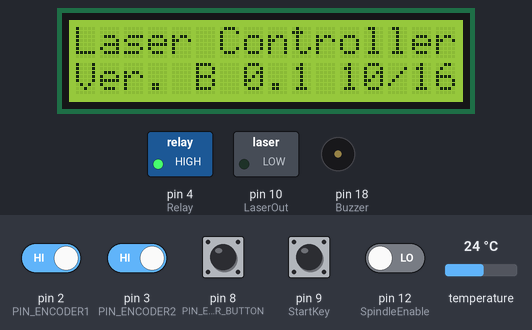
Bench run of a sketch on a simulated Arduino Uno, built with avr-gcc and run on an emulated ATmega328P. Parts: 16×2 character LCD, switched loads named in the sketch (green lamp = pin HIGH), buzzer (waves = sounding, pin HIGH). The test bench sets the inputs (shaded band); at power-on: pin 2 (PIN_ENCODER1), pin 3 (PIN_ENCODER2), pin 8 (PIN_ENCODER_BUTTON), pin 9 (StartKey) HIGH, pin 12 (SpindleEnable) LOW, temperature 24 °C. What the sketch prints to the serial monitor is not drawn.

Above: at 1.2 s.
1.3 s: pin 9 (StartKey) pulled LOW for 3.2 s
At 4.1 s:
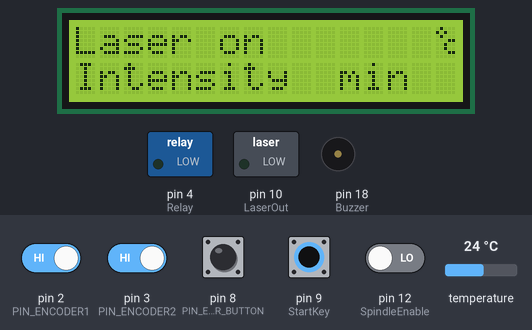
6.0 s: pin 2 (PIN_ENCODER1) driven LOW
At 6.6 s:
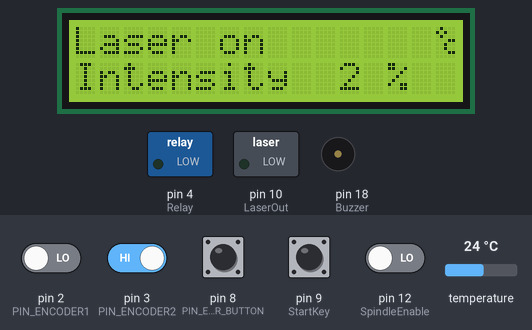
7.5 s: temperature set to 12 °C
At 9.1 s:
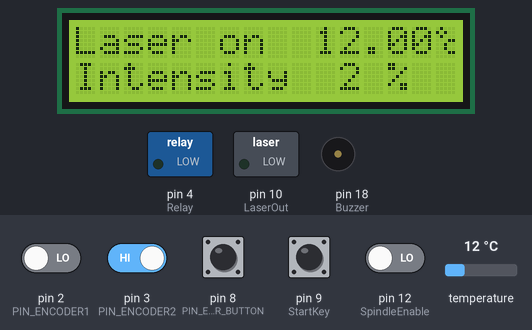
9.4 s: pin 3 (PIN_ENCODER2) driven LOW
At 10.4 s:
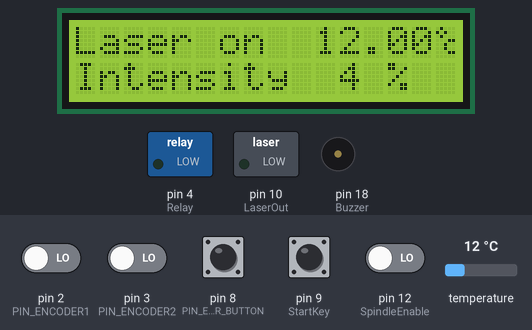
10.9 s: temperature set to 19 °C
At 11.3 s:
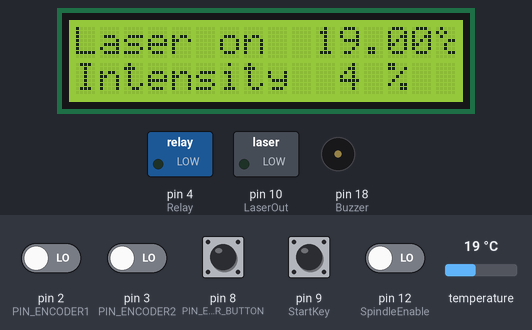
12.5 s: pin 2 (PIN_ENCODER1) driven HIGH
At 12.8 s:
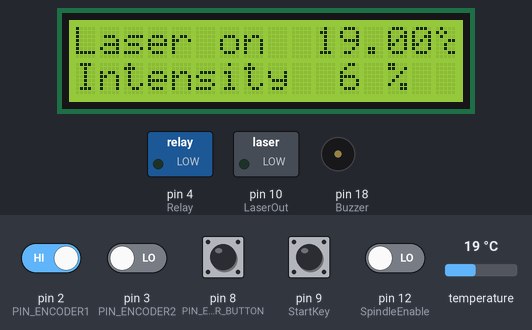
Timing chart, 0 to 15.0 s (numbered marks = the images above; inputs shaded):
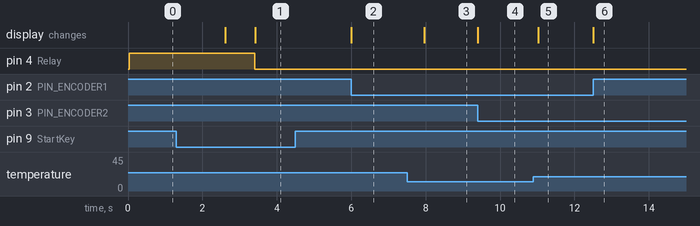

The sketch:

LaserControl.ino
```cpp
// ------------------------------------------------------------------------------------------------------------
//
//                                                 ----------------
//                                          L A S E R   C O N T R O L L E R
//                                                 ----------------
//
//    Arduino UNO
//
//    Démarrage power supply par clé
//    Contrôle de la puissance
//    Affichage de la température du laser
//    Gestion surchauffe laser
//    fonction Focus ou passe la main à la cnc
//    Arrêt d'urgence
//
//    Guy Dechamps
//    gdechamps@hotmail.com
//
//
// ------------------------------------------------------------------------------------------------------------
#define Version "B 0.1"
#define Date "10/16"


// ------------------------------------------------------------------------------------------------------------
//                                                LIBRARIES
// ------------------------------------------------------------------------------------------------------------
#include <LiquidCrystal.h>
#include "Thermometre.h"
#include "RotaryActuator.h"

// ------------------------------------------------------------------------------------------------------------
//                                            PIN ASSIGNATION
// ------------------------------------------------------------------------------------------------------------
//         DIGITAL -----------
//         libre ...         0
#define   PIN_ENCODER_BUTTON   8                                         // push button switch
#define   PIN_ENCODER1         2
#define   PIN_ENCODER2         3                                         // .. 2/3 are special pins
#define   Relay           4
#define   FeedHold        5
#define   lcdRS           6
#define   lcdEN           7
#define   StepperEnable   8
#define   StartKey        9
#define   LaserOut       10                                         // Timer 1 "B" output: OC1B
//         libre ...        11
#define   SpindleEnable  12
#define   PIN_ONEWIRE_BUS 13

//         ANALOGIQUE ----------
#define   lcdD4          14
#define   lcdD5          15
#define   lcdD6          16
#define   lcdD7          17
#define   Buzzer         18

// ------------------------------------------------------------------------------------------------------------
//                                                OTHER DEFINES
// ------------------------------------------------------------------------------------------------------------
#define TEMPERATURE_ALARM 27
#define DELAY_ACCUEIL 2500

// ------------------------------------------------------------------------------------------------------------
//                                              Variables
// ------------------------------------------------------------------------------------------------------------
Thermometre* Th1;

RotaryActuator* Ra1;

LiquidCrystal lcd(lcdRS, lcdEN, lcdD4, lcdD5, lcdD6, lcdD7);


const long     TIMER1_OCR1A_Setting = 16000000L / 700L;

// Flags
boolean         EncoderSwitch_flag;
boolean         StartKey_flag;
boolean         SpindleEnable_flag;
boolean         StepperEnable_flag;
boolean         LcdAccueilMenu_flag = true;
boolean         LcdStartMenu_flag = false;
boolean         LcdStartMenuL2_flag = true;
boolean         LcdMainMenu_flag = false;
boolean         LcdGrblMenu_flag = false;
boolean         KeyOn_flag = false;
boolean         Percent_flag = false;
boolean         Temperature_flag = false;
boolean         Laser_flag = false;
boolean         LaserOn_flag = true;
boolean         LaserOff_flag = true;
boolean         RotaryInUse_flag = false;
boolean         TemperatureAlarm_flag = false;

int             lastMSB = 0;
int             lastLSB = 0;
unsigned int    Val = 0;
volatile int    lastEncoded = 0;
byte            Duty = 12;
long            Percent = 0;                                        // Percent and PercentTemp =!
long            PercentTemp = 1;                                    // .. for the first lcd print
long            lastencoderValue = 0;
long            coder = 0;
unsigned long   currentMillis;
unsigned long   previousMillis;
unsigned long   previousMillisRotary = 0;
unsigned long   previousMillisDebounce;
volatile long   encoderValue = 0;

bool LaserStatus = false;
bool OldLaserStatus = false;

// ------------------------------------------------------------------------------------------------------------
//                                                 SETUP
// ------------------------------------------------------------------------------------------------------------
void setup() {
  Serial.begin(115200);
  Serial.println("setup...");

  Th1 = new Thermometre(PIN_ONEWIRE_BUS);
  Th1->SetResolution(12);

  Ra1 = new RotaryActuator(PIN_ENCODER1, PIN_ENCODER2, PIN_ENCODER_BUTTON);
  Ra1->SetMinValue(0);
  Ra1->SetMaxValue(100);
  Ra1->SetStep(2);
  Ra1->DebouceDelayForButton = 1;
  Ra1->ResetButtonStatus();

  // pinMode INPUT
  pinMode(SpindleEnable, INPUT);
  //pinMode(StepperEnable, INPUT);
  pinMode(StartKey, INPUT);
  pinMode(FeedHold, INPUT);

  // pinMode OUTPUT
  pinMode(Relay, OUTPUT);
  pinMode(Buzzer, OUTPUT);
  pinMode(LaserOut, OUTPUT);
  pinMode(6, OUTPUT);
  pinMode(Buzzer, OUTPUT);

  // digitalWrite
  digitalWrite(Relay, HIGH);
  digitalWrite(StartKey, HIGH);
  digitalWrite(FeedHold, HIGH);

// Lcd custom char
  byte selection[8] = {
    0b11000,
    0b11100,
    0b11110,
    0b11111,
    0b11110,
    0b11100,
    0b11000,
    0b00000
  };
  lcd.createChar(1, selection);

  byte degres[8] = {
    0b01000,
    0b10100,
    0b01000,
    0b00011,
    0b00100,
    0b00100,
    0b00011,
    0b00000
  };
  lcd.createChar(2, degres);

  // Initialisations
  lcd.begin(16, 2);
  lcd.home();
  lcd.clear();

  currentMillis = millis();
  previousMillis = millis();


}


// ------------------------------------------------------------------------------------------------------------
//                                                 LOOP
// ------------------------------------------------------------------------------------------------------------
void loop() {

  // Lecture des entrées

  if (digitalRead(StartKey) == LOW) {
    StartKey_flag = true;
  }

  if (digitalRead(SpindleEnable) == HIGH) {
    SpindleEnable_flag = true;
  }

  // Menu Accueil
  if (LcdAccueilMenu_flag == true) {
    LcdAccueilMenu();
    LcdAccueilMenu_flag = false;
    delay(DELAY_ACCUEIL);
    LcdStartMenu_flag = true;
  }


  // Menu Start
  if (LcdStartMenu_flag == true) {
    currentMillis = millis();
    if ((currentMillis - previousMillis) >= 800) {
      previousMillis = currentMillis;
      lcdStartMenu();
      if (StartKey_flag == true) {
        digitalWrite(Relay, LOW);
        LcdStartMenu_flag = false;
        LcdMainMenu_flag = true;
      }
    }
  }


  // Menu Principal
  if (LcdMainMenu_flag == true) {
    LcdMainMenu();
    LcdMainMenu_flag = false;
    Percent_flag = true;
    Temperature_flag = true;
    Laser_flag = true;
  }


  // Menu GRBL
  if (LcdGrblMenu_flag == true) {
    LcdGrblMenu();
  }


  if (Percent_flag == true) {
    Percent = Ra1->GetCurrentValue();

    if (PercentTemp != Percent) {                                   // on doit afficher le %

      lcd.setCursor(11, 1);
      if (Percent > 99) {
        lcd.print("max ");
      } else if (Percent < 1) {
        lcd.print("min ");
      } else {
        lcd.print(Percent);
        lcd.print(" % ");
      }

      PercentTemp = Percent;
    }
  }

  if (Ra1->ButtonPushedThenReleased()) {
    Serial.println("changing laser status");
    OldLaserStatus = LaserStatus;
    LaserStatus = !LaserStatus;
  }


/////////////////////////////////////////////////////////////////////////////
// Reading and display laser temperature
/////////////////////////////////////////////////////////////////////////////
  Th1->ReadTemperatureAsync();
  if (Th1->DataReady && Th1->DataChanged && (Temperature_flag)) {
    DisplayTemperature(Th1->Temperature);
  }

  // Laser
  if (LaserStatus != OldLaserStatus) {
    lcd.setCursor(6, 0);
    if (LaserStatus) {
      //Beep(2);
      lcd.print("on ");
    } else {
      //Beep(0);
      lcd.print("off");
    }

  }

  //Ra1->GetButtonStatus();


}


// ------------------------------------------------------------------------------------------------------------
//                                                 FONCTIONS
// ------------------------------------------------------------------------------------------------------------


// Menu d'acceuil
void LcdAccueilMenu() {
  lcd.clear();
  lcd.setCursor(0, 0);
  lcd.print("Laser Controller");
  lcd.setCursor(0, 1);
  lcd.print("Ver.");
  lcd.setCursor(5, 1);
  lcd.print(Version);
  lcd.setCursor(11, 1);
  lcd.print(Date);
}


// Menu Start
void lcdStartMenu() {
  LcdStartMenuL2_flag = !LcdStartMenuL2_flag;
  lcd.clear();
  lcd.setCursor(2, 0);
  lcd.print("DC power off");
  if (LcdStartMenuL2_flag == true) {
    lcd.setCursor(0, 1);
    lcd.print("wait for key on");
  }
}


// Menu principal
void LcdMainMenu() {
  lcd.clear();
  lcd.setCursor(0, 0);
  lcd.print("Laser off");
  lcd.setCursor(15, 0);
  lcd.write(2);                                                     // custom character
  lcd.setCursor(0, 1);
  lcd.print("Intensity ");
}


// Menu GRBL
void LcdGrblMenu() {
}


// Affichage de la température
void DisplayTemperature(float temperature) {
  lcd.setCursor(10, 0);
  lcd.print(temperature, 2);
}


// Start PWM
void PWMstart() {
  TCCR1A = _BV(WGM10) | _BV(WGM11) | _BV(COM1B1);                // fast PWM, clear OC1B on compare
  TCCR1B = _BV(WGM12) | _BV(WGM13) | _BV(CS10);                  // fast PWM, no prescaler
  OCR1A = TIMER1_OCR1A_Setting - 1;                                // zero relative
}


// STop PWM
void PWMstop() {
  TCCR1A = 0;                                                      // set entire TCCR1A register to 0
  TCCR1B = 0;                                                      // same for TCCR1B
}


//Rotary Encoder
//void GetEncoderValue() {
//  int MSB = digitalRead(encoderPin1);                               // MSB = most significant bit
//  int LSB = digitalRead(encoderPin2);                               // LSB = least significant bit
//  int encoded = (MSB << 1) | LSB;                                    // converting the 2 pin value to single number
//  int sum = (lastEncoded << 2) | encoded;                          // adding it to the previous encoded value
//  if (sum == 0b1101 || sum == 0b0100 || sum == 0b0010 || sum == 0b1011) encoderValue++;
//  if (sum == 0b1110 || sum == 0b0111 || sum == 0b0001 || sum == 0b1000) encoderValue--;
//  lastEncoded = encoded;                                            // store this value for next time
//  if (encoderValue >= 50) {
//    encoderValue = 50;
//  } else if (encoderValue <= 0) {
//    encoderValue = 0;
//  }
//}


void GetRotarySwitch() {
  Beep(5);
}

// Beep 1200 hz
void Beep(int Repeat) {
  for (int i = 0; i <= Repeat; i++) {
    tone(Buzzer, 1200);
    delay(200);
    noTone(Buzzer);
    delay(100);
  }
}


void PrintAlarms(DeviceAddress deviceAddress) {
  //char temp;
  //temp = sensors.getHighAlarmTemp(deviceAddress);
  //Serial.print("High Alarm: ");
  //Serial.print(temp, DEC);
  //Serial.print("C");
}


void checkAlarm(DeviceAddress deviceAddress) {
  //if (sensors.hasAlarm(deviceAddress)) {
  //  lcd.print("ALARM: ");
  //}
}


// ---------------------------------------------------------------------------------------------------- END --
```

RotaryActuator.cpp
```cpp
#include "RotaryActuator.h"

#pragma region --- Constructors and initialization ---
RotaryActuator::RotaryActuator() {
  Initialize(10, 11, 12);
}
RotaryActuator::RotaryActuator(int pin1, int pin2, int pin_Button) {
  Initialize(pin1, pin2, pin_Button);
}
RotaryActuator::~RotaryActuator() {
}

void RotaryActuator::Initialize(int pin1, int pin2, int pin_Button) {
  _Pin1 = pin1;
  _Pin2 = pin2;
  _Pin_Button = pin_Button;
  _CurrentValue = 0;
  _MinValue = 0;
  _MaxValue = 100;
  InitPinInputHigh(_Pin1);
  InitPinInputHigh(_Pin2);
  InitPinInputHigh(_Pin_Button);
  Step = 1;
  _StartReadingButtonStatus = millis();
  _ButtonStatus = EButtonStatus::Unknown;
  _IsButtonStatusChanged = false;
}
void RotaryActuator::InitPinInputHigh(int pin) {
  pinMode(pin, INPUT);
  digitalWrite(pin, HIGH);
}
#pragma endregion

#pragma region --- Rotary encoder ---
void RotaryActuator::SetMinValue(int value) {
  _MinValue = value;
}
int RotaryActuator::GetMinValue() {
  return _MinValue;
}

void RotaryActuator::SetMaxValue(int value) {
  _MaxValue = value;
}
int RotaryActuator::GetMaxValue() {
  return _MaxValue;
}

void RotaryActuator::SetStep(int value) {
  if (value < 1) {
    return;
  }
  if (value > (_MaxValue - _MinValue)) {
    return;
  }
  Step = value;
}
int RotaryActuator::GetStep() {
  return Step;
}

void RotaryActuator::SetCurrentValue(int value) {
  if (value < _MinValue) {
    _CurrentValue = _MinValue;
    return;
  }
  if (value > _MaxValue) {
    _CurrentValue = _MaxValue;
    return;
  }
  _CurrentValue = value;
}
int RotaryActuator::GetCurrentValue() {

  int MSB = digitalRead(_Pin1);                               // MSB = most significant bit
  int LSB = digitalRead(_Pin2);                               // LSB = least significant bit
  int FullValue = (MSB << 1) | LSB;                                    // converting the 2 pin value to single number
  int sum = (_LastFullValue << 2) | FullValue;                          // adding it to the previous encoded value

  if (sum == 0b1101 || sum == 0b0100 || sum == 0b0010 || sum == 0b1011) {
    _CurrentValue = IncreaseValue(_CurrentValue);
  }
  if (sum == 0b1110 || sum == 0b0111 || sum == 0b0001 || sum == 0b1000) {
    _CurrentValue = DecreaseValue(_CurrentValue);
  }

  _LastFullValue = FullValue;                                            // store this value for next time

  return _CurrentValue;

}

int RotaryActuator::IncreaseValue(int value) {
  //Serial.print(">>");
  //Serial.println(value);
  value += Step;
  if (value > _MaxValue) {
    return _MaxValue;
  }
  return value;
}
int RotaryActuator::DecreaseValue(int value) {
  //Serial.print("<<");
  //Serial.println(value);
  value -= Step;
  if (value < _MinValue) {
    return _MinValue;
  }
  return value;
}
#pragma endregion

#pragma region --- Button ---
void RotaryActuator::ResetButtonStatus() {
  _ButtonStatus = RotaryActuator::EButtonStatus::Unknown;
}

RotaryActuator::EButtonStatus RotaryActuator::GetButtonStatus(bool forceRead = false) {

  //if (DELAY_NOT_EXPIRED(_StartReadingButtonStatus, DebouceDelayForButton)) {
  //  return _ButtonStatus;
  //}

  if (forceRead || _ButtonStatus == EButtonStatus::Unknown) {

    //Serial.print("Reading button status ");
    _StartReadingButtonStatus = millis();


    switch (digitalRead(_Pin_Button)) {
      case LOW:
        _ButtonStatus = EButtonStatus::Pushed;
        _IsButtonStatusChanged = (_LastButtonStatus != EButtonStatus::Pushed);
        break;
      case HIGH:
        _ButtonStatus = EButtonStatus::Released;
        _IsButtonStatusChanged = (_LastButtonStatus != EButtonStatus::Released);
        break;
    }

    //Serial.println(_ButtonStatus == EButtonStatus::Pushed ? "=> Pushed" : "=> Released");

    if (_IsButtonStatusChanged) {
      //Serial.println("Status has changed");
      _LastButtonStatus = _ButtonStatus;
    }
  }
  return _ButtonStatus;
}

bool RotaryActuator::IsButtonStatusChanged() {
  return (_IsButtonStatusChanged);
}

bool RotaryActuator::ButtonPushedThenReleased() {
  return (GetButtonStatus(true) == EButtonStatus::Released) && IsButtonStatusChanged();
}
#pragma endregion
```

RotaryActuator.h
```cpp
#pragma once

#include <Arduino.h>

#define DELAY_NOT_EXPIRED(S, D) ((millis()-S) < D)

class RotaryActuator {

public:
  enum class EButtonStatus {
    Unknown,
    Released,
    Pushed
  };

private:
  int _Pin1;
  int _Pin2;
  int _Pin_Button;

  int _MinValue;
  int _MaxValue;
  int _CurrentValue;
  int _LastFullValue;
  long _StartReadingButtonStatus;
  EButtonStatus _LastButtonStatus;
  bool _IsButtonStatusChanged;

  EButtonStatus _ButtonStatus;

  void Initialize(int pin1, int pin2, int pin_Button);
  void InitPinInputHigh(int pin);

  int IncreaseValue(int value);
  int DecreaseValue(int value);
  int Step;

public:
  long DebouceDelayForButton = 200;

  RotaryActuator();
  RotaryActuator(int pin1, int pin2, int pin_Button);
  ~RotaryActuator();

  void SetMinValue(int value);
  int GetMinValue();
  void SetMaxValue(int value);
  int GetMaxValue();
  void SetCurrentValue(int value);
  int GetCurrentValue();

  void SetStep(int value);
  int GetStep();

  EButtonStatus GetButtonStatus(bool forceRead = false);
  void ResetButtonStatus();
  bool IsButtonStatusChanged();
  bool ButtonPushedThenReleased();

};
```

Thermometre.h
```cpp
#pragma once

#include <Arduino.h>

#include <OneWire.h>
#include <DallasTemperature.h>

class Thermometre {
private:
  OneWire* OneWireBus;
  DallasTemperature* Dallas;
  DeviceAddress DS18Sensor;
  byte Resolution;
  byte DeviceId;

  bool ReadingTemperature;
  unsigned long StartReading;
  unsigned int DelayToHaveValidData;
  float OldTemperature;

  void Initialize();

public:
  float Temperature;
  bool DataReady;
  bool DataChanged;

  Thermometre();
  Thermometre(byte pin_oneWireBus, byte deviceId = 0);
  ~Thermometre();

  void SetResolution(byte resolution);
  byte GetResolution();
  void ReadTemperatureAsync();
  float ReadTemperature();
};
```

Source omitted: Thermometre.cpp (2486 bytes)

Measured:
- after the input at 1.3 s, pin 4 (Relay): HIGH → LOW after 2.1 s; the display: first differs from a run without the input after 2.1 s (image 1)
- after the input at 6.0 s, the display: changes at once (image 2)
- after the input at 7.5 s, the display: changes after 0.46 s (image 3)
- after the input at 9.4 s, the display: changes at once (image 4)
- after the input at 10.9 s, the display: changes after 0.13 s (image 5)
- after the input at 12.5 s, the display: changes at once (image 6)
